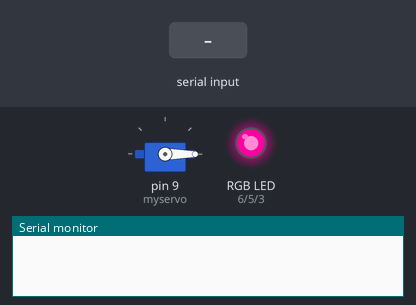
Simulated run of this sketch. Board: Arduino Uno, built with avr-gcc and run on an emulated ATmega328P. Shown: servo, an RGB LED mixed from three pins (HIGH = lit), the last lines printed to the serial monitor. Inputs (shaded band) come from the test bench.

Above: at 1.2 s.
1.3 s: byte 30 received over Serial
At 2.5 s:
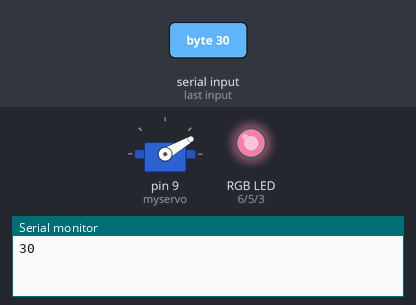
2.8 s: byte 90 received over Serial
At 3.8 s:
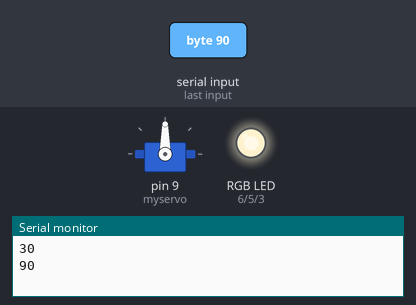
4.3 s: byte 120 received over Serial
At 4.9 s:
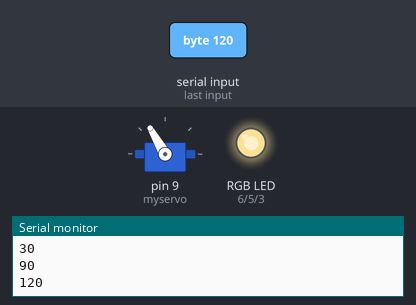
Timing chart, 0 to 7.3 s (numbered marks = the images above; inputs shaded):
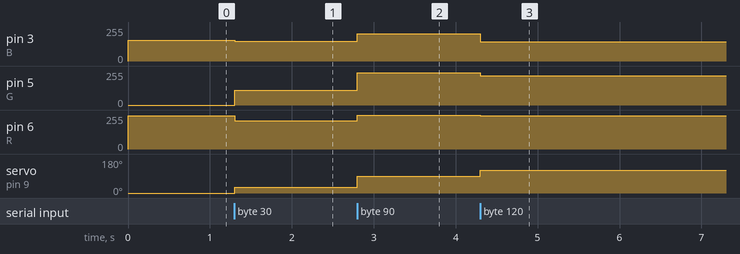

The sketch:

serialWrite_servo_colourSUN.ino
```cpp
/*
 Code built on Physical Pixel example code in the public domain.
 http://www.arduino.cc/en/Tutorial/PhysicalPixel

/*
Additional Weather API Sunrise/Sunset code by
Caleb Jones, Tryston Hoyes,and Blayne Robinson.
The Sunrise/Sunset sun dial electronics project and code
created for DESN37900 at Sheridan College © 2018.

Uses the  Servo library.
https://playground.arduino.cc/ComponentLib/Servo
*/

#include <Servo.h>
Servo myservo;  // create servo object to control a servo

int pos = 0;    // variable to store the servo position

int incomingByte;         // a variable to read incoming serial data into
const int R = 6;
const int G = 5;
const int B = 3;
int rValue  = 0;
int gValue  = 0;
int bValue  = 0;

void setup() {
  // initialize serial communication:
  Serial.begin(9600);
  myservo.attach(9);  // attaches the servo on pin 9 to the servo object
  myservo.write(pos);
}

void loop() {
  // see if there's incoming serial data:
  if (Serial.available() > 0) {
    // read the oldest byte in the serial buffer:
    incomingByte = Serial.read();
    Serial.println(incomingByte);
  }
  pos = incomingByte;         //sets position as incomingByte
  myservo.write(pos);         //writes position to servo motor
  colourSet();                // sets the colour of the RGB LED
}

//Set the colour of the LED
void colourSet(){
    if ((pos>0 && pos< 26)||(pos>155 && pos<= 180)){
      riseSet();
    } else if ((pos>=26 && pos< 52)||(pos>129 && pos<=155)){
      risingSetting();
    } else if ((pos>=52 && pos< 77)||(pos>103 && pos<= 129)){
      day();
    } else if (pos>=77 && pos<= 103){
      midday();
    } else {
      twilight();
    }
    analogWrite(R,rValue);
    analogWrite(G,gValue);
    analogWrite(B,bValue);
  }

//Colour choices
void twilight(){
  rValue=248;
  gValue=0;
  bValue=157;
}

void riseSet(){
  rValue=128;
  gValue=86;
  bValue=144;
}

void risingSetting(){
  rValue=212;
  gValue=111;
  bValue=147;
}

void day(){
  rValue=249;
  gValue=220;
  bValue=144;
}

void midday(){
  rValue=253;
  gValue=241;
  bValue=205;
}
```

Measured:
- after the input at 1.3 s, pin 3 (B): 157/255 → 147/255 at once; pin 5 (G): 0/255 → 111/255 at once; pin 6 (R): 248/255 → 212/255 at once; servo on pin 9 (myservo): 0° → 30° at once
- after the input at 2.8 s, pin 3 (B): 147/255 → 205/255 at once; pin 5 (G): 111/255 → 241/255 at once; pin 6 (R): 212/255 → 253/255 at once; servo on pin 9 (myservo): 30° → 90° at once
- after the input at 4.3 s, pin 3 (B): 205/255 → 144/255 at once; pin 5 (G): 241/255 → 220/255 at once; pin 6 (R): 253/255 → 249/255 at once; servo on pin 9 (myservo): 90° → 120° at once
